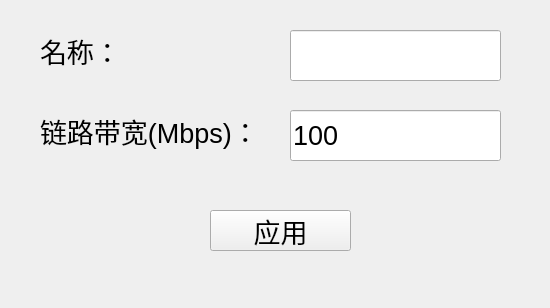
<?xml version="1.0" encoding="UTF-8"?>
<ui version="4.0">
 <class>Dialog</class>
 <widget class="QDialog" name="Dialog">
  <property name="geometry">
   <rect>
    <x>0</x>
    <y>0</y>
    <width>550</width>
    <height>308</height>
   </rect>
  </property>
  <property name="windowTitle">
   <string>Dialog</string>
  </property>
  <widget class="QLabel" name="label">
   <property name="geometry">
    <rect>
     <x>40</x>
     <y>100</y>
     <width>221</width>
     <height>61</height>
    </rect>
   </property>
   <property name="font">
    <font>
     <pointsize>20</pointsize>
    </font>
   </property>
   <property name="text">
    <string>链路带宽(Mbps)：</string>
   </property>
  </widget>
  <widget class="QPushButton" name="applyButton">
   <property name="geometry">
    <rect>
     <x>210</x>
     <y>210</y>
     <width>141</width>
     <height>41</height>
    </rect>
   </property>
   <property name="font">
    <font>
     <pointsize>20</pointsize>
    </font>
   </property>
   <property name="text">
    <string>应用</string>
   </property>
   <property name="autoDefault">
    <bool>false</bool>
   </property>
  </widget>
  <widget class="QLineEdit" name="lineEdit_bw">
   <property name="geometry">
    <rect>
     <x>290</x>
     <y>110</y>
     <width>211</width>
     <height>51</height>
    </rect>
   </property>
   <property name="font">
    <font>
     <pointsize>20</pointsize>
    </font>
   </property>
   <property name="text">
    <string>100</string>
   </property>
  </widget>
  <widget class="QLineEdit" name="lineEdit_bw_2">
   <property name="geometry">
    <rect>
     <x>290</x>
     <y>30</y>
     <width>211</width>
     <height>51</height>
    </rect>
   </property>
   <property name="font">
    <font>
     <pointsize>20</pointsize>
    </font>
   </property>
   <property name="text">
    <string/>
   </property>
  </widget>
  <widget class="QLabel" name="label_2">
   <property name="geometry">
    <rect>
     <x>40</x>
     <y>20</y>
     <width>141</width>
     <height>61</height>
    </rect>
   </property>
   <property name="font">
    <font>
     <pointsize>20</pointsize>
    </font>
   </property>
   <property name="text">
    <string>名称：</string>
   </property>
  </widget>
 </widget>
 <resources/>
 <connections/>
</ui>
